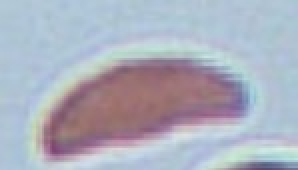
#> input picture HemaCam Code/HemaCam Classifier/test/Sickle2.jpg, 149 x 85 px, found by its file name (shown 2 times larger)
$ python pipeline.py   (older library calls are emulated)
#> lines starting #> are read from the running program, lines starting #| are printed output that depends on the picture; after the words box and inside, x2 and y2 are one past the last pixel; in counts of white or black regions, pixels touching at a corner belong together
### HemaCam Code/HemaCamSegmentation.py
# -*- coding: utf-8 -*-
"""
Created on Thu Aug 17 11:39:22 2017

@author: eshikasaxena

9 image dataset:
4,5,6: normal train
40,42,352: sickle train
31,32: normal test
300: sickle test

0: normal
1: sickle
2: other\
"""

import numpy as np
#from sklearn.model_selection import train_test_split
#from sklearn.neighbors import KNeighborsClassifier
#import matplotlib.pyplot as plt
import cv2
from scipy import ndimage
from skimage.feature import peak_local_max
from skimage.morphology import watershed
import csv
import math

global rootpath, imgnum
#rootpath = "C:\Users\eshikasaxena\OneDrive\Documents\Github\Sickle Cell"
rootpath = "C:\\Users\\eshikasaxena\\Desktop\\HemaCam Project\\Code\\demo\\"
imgnum = 2

# [8 lines left out: function img_load, not called in this run]

def thresh(img, gray):
    filepath = rootpath
    blur = cv2.GaussianBlur(gray, (5,5),0)
# [4 lines of commented-out code are left out]
    threshVal = 200 #127

    ret, threshold = cv2.threshold(blur, threshVal, 255,
                                   cv2.THRESH_BINARY_INV
                                   +cv2.THRESH_OTSU)
# [18 lines of commented-out code are left out]
    return threshold

# [125 lines left out: functions extractFeatures, manual_label, watershed_segmentation, write_csv, append_csv, read_csv and 1 more, not called in this run]

def read_data(filename):
    datalist, target = read_csv(filename)
    return datalist, target

# [12 lines of commented-out code are left out]

# [6 lines that do not run on import are left out]

# [9 lines of commented-out code are left out]


### HemaCam Code/cellArea.py
# -*- coding: utf-8 -*-
"""
Created on Tue Feb 20 22:29:41 2018

@author: eshikasaxena

labels with area
"""
import numpy as np
import cv2
from HemaCamSegmentation import img_load, thresh
from scipy import ndimage
from skimage.feature import peak_local_max
from skimage.morphology import watershed

global rootpath, imgname
rootpath = "C:\\Users\\eshikasaxena\\Desktop\\HemaCam Project\\HemaCam-Data\\"
imgname = "0057"


def cellArea(img, threshold, gray, filepath):
    contours = []
    clean = img.copy()
    D = ndimage.distance_transform_edt(threshold)
    localMax = peak_local_max(D, indices=False, min_distance=20,
    	labels=threshold)
    markers = ndimage.label(localMax, structure=np.ones((3, 3)))[0]
    labels = watershed(-D, markers, mask=threshold)
    count = 1
    for label in np.unique(labels):
        if label == 0:
        		continue
        mask = np.zeros(gray.shape, dtype="uint8")
        mask[labels == label] = 255
        cnts = cv2.findContours(mask.copy(), cv2.RETR_EXTERNAL, cv2.CHAIN_APPROX_SIMPLE)[-2]
        c = max(cnts, key=cv2.contourArea)
        if c.shape[0] >= 5:
            x,y,w,h = cv2.boundingRect(c)
            M = cv2.moments(c)
            cX = int(M["m10"] / M["m00"])
            cY = int(M["m01"] / M["m00"])
            area = M["m00"]
            perimeter = cv2.arcLength(c, True)
            if area > 1500 and perimeter > 150 and area < 6000 and perimeter < 300:
#            cv2.circle(clean, (cX, cY), 7, (255, 255, 255), -1)
                cv2.putText(clean, "{}".format(area), (cX-10, cY+5), cv2.FONT_HERSHEY_SIMPLEX, 0.3, (0,0,0), 1, cv2.LINE_AA)
                roi = clean[y:y+h, x:x+w]
                contours.append(c)
                count += 1
#    cv2.imshow("3", clean)
    cv2.drawContours(clean, contours, -1, (255,0,0), 3)
    cv2.imwrite(rootpath + filepath + "_area.jpg", clean)
    return clean
# [4 lines of commented-out code are left out]

# [5 lines that do not run on import are left out]

### HemaCam Code/boundingEllipse.py
# -*- coding: utf-8 -*-
"""
Created on Wed Feb 21 00:11:01 2018

@author: eshikasaxena

bounding rectangle
"""
import numpy as np
import cv2
from HemaCamSegmentation import img_load, thresh
from scipy import ndimage
from skimage.feature import peak_local_max
from skimage.morphology import watershed

global rootpath, imgname
rootpath = "C:\\Users\\eshikasaxena\\Desktop\\HemaCam Project\\HemaCam-Data\\"
imgname = "0057"


def boundingEllipse(img, threshold, gray, filepath):
    contours = []
    clean = img.copy()
    D = ndimage.distance_transform_edt(threshold)
    localMax = peak_local_max(D, indices=False, min_distance=20,
    	labels=threshold)
    markers = ndimage.label(localMax, structure=np.ones((3, 3)))[0]
    labels = watershed(-D, markers, mask=threshold)
    count = 1
    for label in np.unique(labels):
        if label == 0:
        		continue
        mask = np.zeros(gray.shape, dtype="uint8")
        mask[labels == label] = 255
        cnts = cv2.findContours(mask.copy(), cv2.RETR_EXTERNAL, cv2.CHAIN_APPROX_SIMPLE)[-2]
        c = max(cnts, key=cv2.contourArea)
        if c.shape[0] >= 5:
            ellipse = cv2.fitEllipse(c)
            x = int(ellipse[0][0])
            y = int(ellipse[0][1])
            center = (x,y)
            width = int(ellipse[1][0])
            height = int(ellipse[1][1])
            r1 = width/2
            r2 = height/2
            cv2.ellipse(clean, ellipse, (0,0,255),2)
#            roi = clean[y:y+h, x:x+w]
            contours.append(c)
        count += 1
#    cv2.imshow("3", clean)
#    cv2.waitKey(0)
#    cv2.destroyAllWindows()
    cv2.imwrite(rootpath + filepath + "_ellipse.jpg", clean)
    return clean

#    print num, count

# [5 lines that do not run on import are left out]

### HemaCam Code/cellCount.py
# -*- coding: utf-8 -*-
"""
Created on Tue Feb 20 22:29:41 2018

@author: eshikasaxena
"""
import numpy as np
import cv2
from HemaCamSegmentation import img_load, thresh
from scipy import ndimage
from skimage.feature import peak_local_max
from skimage.morphology import watershed

global rootpath, imgname
rootpath = "C:\\Users\\eshikasaxena\\Desktop\\HemaCam Project\\HemaCam-Data\\"
imgname = "0073"


def cellCount(img, threshold, gray, filepath):
    contours = []
    clean = img.copy()
    D = ndimage.distance_transform_edt(threshold)
    localMax = peak_local_max(D, indices=False, min_distance=20,
    	labels=threshold)
    markers = ndimage.label(localMax, structure=np.ones((3, 3)))[0]
    labels = watershed(-D, markers, mask=threshold)
    count = 1
    for label in np.unique(labels):
        if label == 0:
        		continue
        mask = np.zeros(gray.shape, dtype="uint8")
        mask[labels == label] = 255
        cnts = cv2.findContours(mask.copy(), cv2.RETR_EXTERNAL, cv2.CHAIN_APPROX_SIMPLE)[-2]
        cv2.drawContours(clean, cnts, -1, (255,0,0), 3)
        c = max(cnts, key=cv2.contourArea)
        if c.shape[0] >= 5:
            x,y,w,h = cv2.boundingRect(c)
            M = cv2.moments(c)
            cX = int(M["m10"] / M["m00"])
            cY = int(M["m01"] / M["m00"])
#            cv2.circle(clean, (cX, cY), 7, (255, 255, 255), -1)
            cv2.putText(clean, "{}".format(count), (cX-5, cY+5), cv2.FONT_HERSHEY_SIMPLEX, 0.6, (0,0,0), 2, cv2.LINE_AA)
            roi = clean[y:y+h, x:x+w]
            contours.append(c)
        count += 1
#    cv2.imshow("2", clean)
    cv2.imwrite(rootpath + filepath + "_count.jpg", clean)
    return clean
#    print num, count

# [6 lines that do not run on import are left out]
#    cv2.waitKey(0)
#    cv2.destroyAllWindows()

### HemaCam Code/boundingRectangle.py
# -*- coding: utf-8 -*-
"""
Created on Wed Feb 21 00:11:01 2018

@author: eshikasaxena

bounding rectangle
"""
import numpy as np
import cv2
from HemaCamSegmentation import img_load, thresh
from scipy import ndimage
from skimage.feature import peak_local_max
from skimage.morphology import watershed

global rootpath, imgname
rootpath = "C:\\Users\\eshikasaxena\\Desktop\\HemaCam Project\\HemaCam-Data\\"
imgname = "0057"


def boundingRectangle(img, threshold, gray, filepath):
    contours = []
    clean = img.copy()
    D = ndimage.distance_transform_edt(threshold)
    localMax = peak_local_max(D, indices=False, min_distance=20,
    	labels=threshold)
    markers = ndimage.label(localMax, structure=np.ones((3, 3)))[0]
    labels = watershed(-D, markers, mask=threshold)
    count = 1
    for label in np.unique(labels):
        if label == 0:
        		continue
        mask = np.zeros(gray.shape, dtype="uint8")
        mask[labels == label] = 255
        cnts = cv2.findContours(mask.copy(), cv2.RETR_EXTERNAL, cv2.CHAIN_APPROX_SIMPLE)[-2]
        c = max(cnts, key=cv2.contourArea)
        if c.shape[0] >= 5:
            x,y,w,h = cv2.boundingRect(c)
            cv2.rectangle(clean, (x,y), (x+w, y+h), (0,0,0), 2)
            roi = clean[y:y+h, x:x+w]
            contours.append(c)
        count += 1
    cv2.imwrite(rootpath + filepath + "_rectangle.jpg", clean)
    return clean
# [4 lines of commented-out code are left out]

# [8 lines that do not run on import are left out]

### HemaCam Code/realCellSegmentation.py
# -*- coding: utf-8 -*-
"""
Created on Thu Aug 17 11:39:22 2017

@author: eshikasaxena

0: normal
1: sickle
2: cluster
"""
# -*- coding: utf-8 -*-
"""
Created on Tue Feb 20 22:29:41 2018

@author: eshikasaxena

labels with area
"""
import numpy as np
import cv2
from HemaCamSegmentation import img_load, thresh
from scipy import ndimage
from skimage.feature import peak_local_max
from skimage.morphology import watershed
from color import calcHist

global rootpath, imgname
rootpath = "C:\\Users\\eshikasaxena\\Desktop\\HemaCam Project\\HemaCam-Data\\"
imgname = "0057"


def cellSegmentation(img, threshold, gray, filepath):
    contours = []
    clean = img.copy()
    D = ndimage.distance_transform_edt(threshold)
    localMax = peak_local_max(D, indices=False, min_distance=20,
    	labels=threshold)
    markers = ndimage.label(localMax, structure=np.ones((3, 3)))[0]
    labels = watershed(-D, markers, mask=threshold)
    count = 1
    for label in np.unique(labels):
        if label == 0:
        		continue
        mask = np.zeros(gray.shape, dtype="uint8")
        mask[labels == label] = 255
        cnts = cv2.findContours(mask.copy(), cv2.RETR_EXTERNAL, cv2.CHAIN_APPROX_SIMPLE)[-2]
        c = max(cnts, key=cv2.contourArea)
        if c.shape[0] >= 5:
            x,y,w,h = cv2.boundingRect(c)

# Filter out small/incomplete cells
            area = cv2.contourArea(c)
            perimeter = cv2.arcLength(c, True)
            if area > 100 and perimeter > 150 and area < 6000 and perimeter < 300:

                roi = clean[y:y+h, x:x+w]
                cv2.imwrite(rootpath + filepath + "_{}.png".format(count), roi)
    #            calcHist(roi, filepath, count)
                contours.append(c)
                count += 1

#    print num, count

# [5 lines that do not run on import are left out]

### HemaCam Code/pipeline.py
# -*- coding: utf-8 -*-
"""
Created on Fri Mar  2 18:34:43 2018

@author: eshikasaxena

cellSegmentation
cellCount
cellArea
boundingEllipse
boundingRect
color
features

"""

import numpy as np
import cv2
from HemaCamSegmentation import img_load, thresh
from realCellSegmentation import cellSegmentation
from cellArea import cellArea
from boundingEllipse import boundingEllipse
from cellCount import cellCount
from features import calcFeatures
from boundingRectangle import boundingRectangle

imgname = 'Sickle2'
filepath = "demo_out" + "\\" + imgname
rootpath = "C:\\Users\\eshikasaxena\\Desktop\\HemaCam Project\\HemaCam-Data\\"
img = cv2.imread(rootpath + imgname + ".jpg")
#> img is the input picture: shape (85, 149, 3); mean B, G, R 189.3, 175.4, 171.7
cv2.imwrite(rootpath+filepath+".jpg", img)
gray = cv2.cvtColor(img, cv2.COLOR_BGR2GRAY)
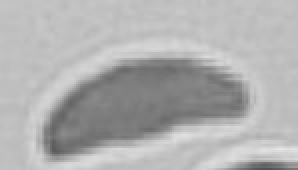
#> gray: shape (85, 149) (shown 2 times larger); min 83, max 229, mean 175.9
cv2.imshow("img", img)
cv2.imshow("gray", gray)
cv2.imwrite(rootpath+filepath+"_gray.jpg", gray)
threshold = thresh(img, gray)
#> in thresh, `ret, threshold = cv2.threshold(blur, threshVal, 255, cv2.THRESH_BINARY..`:
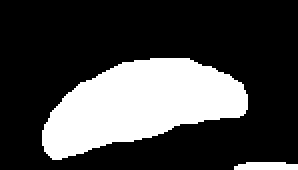
#> threshold: shape (85, 149) (shown 2 times larger); 26.4% white; 2 white regions, box (x1, y1, x2, y2) and area: (21, 29, 124, 80) 3235, (117, 81, 149, 85) 114
#> in thresh, `ret, threshold = cv2.threshold(blur, threshVal, 255, cv2.THRESH_BINARY..`: ret = 160
cv2.imshow("thresh", threshold)
cv2.imwrite(rootpath+filepath+"_thresh.jpg", threshold)
area = cellArea(img, threshold, gray, filepath)
#> in cellArea, `localMax = peak_local_max(D, indices=False, min_distance=20, labels=th..`: localMax: shape (85, 149) bool; 0.01% white in thin lines or dots, all inside (x1, y1, x2, y2) = (71, 49, 72, 50)
#> in cellArea, `labels = watershed(-D, markers, mask=threshold)`: labels: shape (85, 149) int32; values 0 (black) and 1 (white), 25.5% white; 1 white region, box (x1, y1, x2, y2) and area: (21, 29, 124, 80) 3235
#> the loop in cellArea, `for label in np.unique(labels):` made 2 passes
#> (x, y, w, h, cX, cY, area, perimeter) on pass 2: (21, 29, 103, 51, 69, 51, 3119, 260.7)
#> after the loop in cellArea, `for label in np.unique(labels):`:
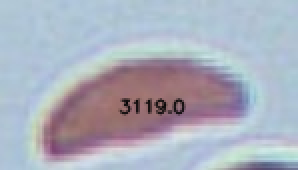
#> clean: shape (85, 149, 3) (shown 2 times larger); 1.68% of pixels changed, all inside (x1, y1, x2, y2) = (59, 49, 93, 58)
#> after the loop in cellArea, `for label in np.unique(labels):`: mask: shape (85, 149); 25.5% white; 1 white region
#> after the loop in cellArea, `for label in np.unique(labels):`: contours = 1 contour; box (x1, y1, x2, y2) and area: (21, 29, 124, 80) 3119; count = 2
#> in cellArea, `cv2.drawContours(clean, contours, -1, (255,0,0), 3)`: clean: shape (85, 149, 3); 9.06% of pixels changed, all inside (x1, y1, x2, y2) = (19, 27, 126, 82)
ellipse = boundingEllipse(img, threshold, gray, filepath)
#> the loop in boundingEllipse, `for label in np.unique(labels):` made 2 passes
#> (ellipse, x, y, width, height, r1, r2, count) on pass 2: (((68.71, 51.9), (39.4, 110.1), 77.57), 68, 51, 39, 110, 19.5, 55, 2)
#> after the loop in boundingEllipse, `for label in np.unique(labels):`:
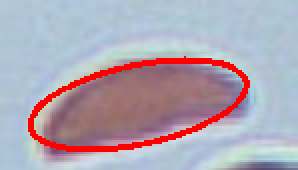
#> clean: shape (85, 149, 3) (shown 2 times larger); 5.81% of pixels changed, all inside (x1, y1, x2, y2) = (14, 28, 125, 76)
count = cellCount(img, threshold, gray, filepath)
#> the loop in cellCount, `for label in np.unique(labels):` made 2 passes
#> (x, y, w, h, cX, cY, count) on pass 2: (21, 29, 103, 51, 69, 51, 2)
#> after the loop in cellCount, `for label in np.unique(labels):`:
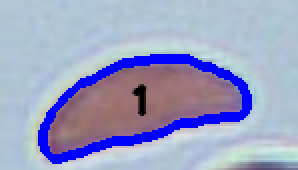
#> clean: shape (85, 149, 3) (shown 2 times larger); 9.86% of pixels changed, all inside (x1, y1, x2, y2) = (19, 27, 126, 82)
cv2.imwrite(rootpath+filepath+"_count.jpg", count)
rect = boundingRectangle(img, threshold, gray, filepath)
#> the loop in boundingRectangle, `for label in np.unique(labels):` made 2 passes
#> (x, y, w, h, count) on pass 2: (21, 29, 103, 51, 2)
#> after the loop in boundingRectangle, `for label in np.unique(labels):`:
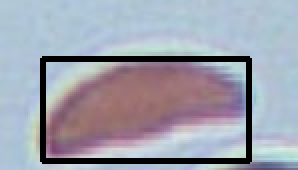
#> clean: shape (85, 149, 3) (shown 2 times larger); 7.26% of pixels changed, all inside (x1, y1, x2, y2) = (20, 28, 126, 82)
cellSegmentation(img, threshold, gray, filepath)
#> the loop in cellSegmentation, `for label in np.unique(labels):` made 2 passes
#> (x, y, w, h, area, perimeter, count) on pass 2: (21, 29, 103, 51, 3119, 260.7, 2)
#calcFeatures(img, threshold, gray, filepath, imgname)
cv2.imshow("out", np.hstack([ellipse, area, rect]))
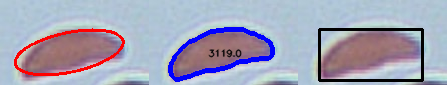
#> window 'out': shape (85, 447, 3); mean B, G, R 183.3, 162.9, 163.6
cv2.waitKey(0)
cv2.destroyAllWindows()
